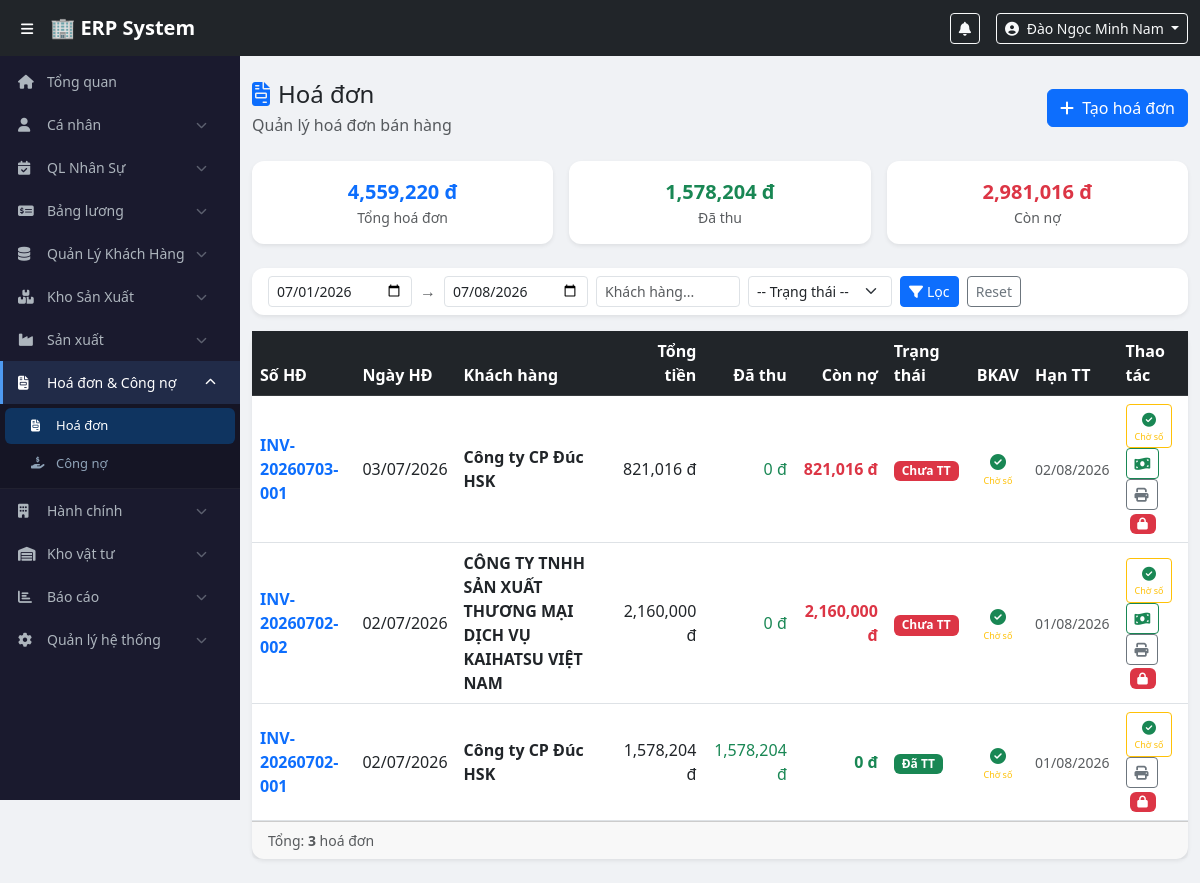
The page /modules/invoice/index.php (signed in) on the database its author committed.
### tables this page shows
CREATE TABLE `invoices` (
  `id` int(11) NOT NULL,
  `invoice_no` varchar(30) NOT NULL,
  `invoice_date` date DEFAULT NULL,
  `due_date` date DEFAULT NULL,
  `customer_id` int(11) NOT NULL,
  `total_amount` decimal(15,0) NOT NULL DEFAULT 0,
  `subtotal` decimal(15,0) NOT NULL DEFAULT 0,
  `vat_rate` decimal(5,2) NOT NULL DEFAULT 0.00,
  `vat_amount` decimal(15,0) NOT NULL DEFAULT 0,
  `note` text DEFAULT NULL,
  `delivery_id` int(11) DEFAULT NULL,
  `status` enum('draft','unpaid','partial','paid','cancelled') DEFAULT 'unpaid',
  `created_by` int(11) DEFAULT NULL,
  `confirmed_by` int(11) DEFAULT NULL,
  `confirmed_at` timestamp NULL DEFAULT NULL,
  `created_at` timestamp NOT NULL DEFAULT current_timestamp(),
  `updated_at` timestamp NOT NULL DEFAULT current_timestamp() ON UPDATE current_timestamp(),
  `bkav_invoice_no` varchar(50) DEFAULT NULL COMMENT 'Số hoá đơn do BKAV cấp',
  `bkav_status` varchar(20) DEFAULT NULL COMMENT 'issued | error | null',
  `bkav_issued_at` datetime DEFAULT NULL COMMENT 'Thời điểm xuất thành công',
  `bkav_raw_response` text DEFAULT NULL COMMENT 'Raw response từ BKAV (debug)',
  `is_locked` tinyint(1) NOT NULL DEFAULT 0 COMMENT '1 = đã khoá, chỉ director sửa được',
  `locked_bkav_no` varchar(50) DEFAULT NULL COMMENT 'Số HĐ BKAV nhập khi khoá',
  `locked_bkav_date` date DEFAULT NULL COMMENT 'Ngày HĐ BKAV nhập khi khoá',
  `locked_at` datetime DEFAULT NULL,
  `locked_by` int(11) DEFAULT NULL
);

CREATE TABLE `customers` (
  `id` int(11) NOT NULL,
  `customer_code` varchar(30) DEFAULT NULL,
  `customer_name` varchar(200) NOT NULL,
  `address` text DEFAULT NULL,
  `tax_code` varchar(20) DEFAULT NULL COMMENT 'Mã số thuế',
  `vat_rate` tinyint(4) NOT NULL DEFAULT 8 COMMENT 'VAT mặc định (%)',
  `contact_person` varchar(100) DEFAULT NULL,
  `phone` varchar(20) DEFAULT NULL,
  `email` varchar(100) DEFAULT NULL,
  `is_active` tinyint(1) DEFAULT 1,
  `created_by` int(11) DEFAULT NULL,
  `created_at` timestamp NOT NULL DEFAULT current_timestamp(),
  `updated_at` timestamp NOT NULL DEFAULT current_timestamp() ON UPDATE current_timestamp()
);

### modules/invoice/index.php (the view, shortened to what this page needs)
<?php
$pdo  = getDBConnection();
$filterFrom   = $_GET['from']   ?? date('Y-m-01');
$filterTo     = $_GET['to']     ?? date('Y-m-d');
$filterCust   = trim($_GET['cust']   ?? '');
$filterStatus = $_GET['status'] ?? '';
$where  = [];
$params = [];
if ($filterStatus !== 'draft') {
    $where[]  = 'i.invoice_date BETWEEN ? AND ?';
    $params[] = $filterFrom;
    $params[] = $filterTo;
}
$invoices = $pdo->prepare("
    SELECT i.*,
           i.bkav_invoice_no,
           i.bkav_status,
           i.is_locked, i.locked_bkav_no, i.locked_bkav_date,
           c.customer_name, c.customer_code,
           u.full_name AS created_by_name,
           COALESCE(SUM(p.amount),0) AS paid_amount
    FROM invoices i
    LEFT JOIN customers c  ON i.customer_id  = c.id
    LEFT JOIN users u      ON i.created_by   = u.id
    LEFT JOIN payments p   ON p.invoice_id   = i.id
    WHERE " . implode(' AND ', $where) . "
    GROUP BY i.id
    ORDER BY i.invoice_date DESC, i.id DESC
");
$invoices->execute($params);
$invoices = $invoices->fetchAll(PDO::FETCH_ASSOC);
$totalAmount = array_sum(array_column($invoices, 'total_amount'));
$totalPaid   = array_sum(array_column($invoices, 'paid_amount'));
$totalDebt   = $totalAmount - $totalPaid;
include $_SERVER['DOCUMENT_ROOT'] . '/erp/includes/header.php';
include $_SERVER['DOCUMENT_ROOT'] . '/erp/includes/sidebar.php';
?>
<div class="main-content">
<div class="container-fluid py-4">
    <div class="d-flex justify-content-between align-items-center mb-4">
        <div>
            <h4 class="mb-1"><i class="fas fa-file-invoice me-2 text-primary"></i>Hoá đơn
            </h4>
            <p class="text-muted mb-0">Quản lý hoá đơn bán hàng</p>
        </div>
        <button class="btn btn-primary" data-bs-toggle="modal" data-bs-target="#modalInvoice">
            <i class="fas fa-plus me-1"></i> Tạo hoá đơn
        </button>
    </div>
    <div class="row g-3 mb-4">
        <div class="col-md-4">
            <div class="card border-0 shadow-sm text-center py-3">
                <div class="fs-5 fw-bold text-primary"><?= number_format($totalAmount) ?> đ</div>
                <div class="text-muted small">Tổng hoá đơn</div>
            </div>
        </div>
        <div class="col-md-4">
            <div class="card border-0 shadow-sm text-center py-3">
                <div class="fs-5 fw-bold text-success"><?= number_format($totalPaid) ?> đ</div>
                <div class="text-muted small">Đã thu</div>
            </div>
        </div>
        <div class="col-md-4">
            <div class="card border-0 shadow-sm text-center py-3">
                <div class="fs-5 fw-bold text-danger"><?= number_format($totalDebt) ?> đ</div>
                <div class="text-muted small">Còn nợ</div>
            </div>
        </div>
    </div>
    <div class="card border-0 shadow-sm mb-3">
        <div class="card-body py-2">
            <form class="row g-2 align-items-center" method="GET">
                <div class="col-auto">
                    <input type="date" name="from" class="form-control form-control-sm" value="<?= $filterFrom ?>">
                </div>
                <div class="col-auto"><span class="text-muted">→</span></div>
                <div class="col-auto">
                    <input type="date" name="to" class="form-control form-control-sm" value="<?= $filterTo ?>">
                </div>
                <div class="col-md-2">
                    <input type="text" name="cust" class="form-control form-control-sm"
                           placeholder="Khách hàng..." value="<?= htmlspecialchars($filterCust) ?>">
                </div>
                <div class="col-md-2">
                    <select name="status" class="form-select form-select-sm">
                        <option value="">-- Trạng thái --</option>
                    </select>
                </div>
                <div class="col-auto">
                    <button type="submit" class="btn btn-sm btn-primary">
                        <i class="fas fa-filter me-1"></i>Lọc
                    </button>
                    <a href="?" class="btn btn-sm btn-outline-secondary ms-1">Reset</a>
                </div>
            </form>
        </div>
    </div>
    <div class="card border-0 shadow-sm">
        <div class="card-body p-0">
            <div class="table-responsive">
                <table class="table table-hover align-middle mb-0">
                    <thead class="table-dark">
                        <tr>
                            <th>Số HĐ</th>
                            <th>Ngày HĐ</th>
                            <th>Khách hàng</th>
                            <th class="text-end">Tổng tiền</th>
                            <th class="text-end">Đã thu</th>
                            <th class="text-end">Còn nợ</th>
                            <th>Trạng thái</th>
                            <th class="text-center">BKAV</th>
                            <th>Hạn TT</th>
                            <th>Thao tác</th>
                        </tr>
                    </thead>
                    <tbody>
                    <?php if (empty($invoices)): ?>
                        <tr><td colspan="10" class="text-center text-muted py-4">Chưa có hoá đơn nào</td></tr>
                    <?php else: ?>
                        <?php foreach ($invoices as $inv):
                            $debt    = $inv['total_amount'] - $inv['paid_amount'];
                            $overdue = $inv['due_date'] && $inv['status'] !== 'paid' && $inv['status'] !== 'draft' && $inv['due_date'] < date('Y-m-d');
                        ?>
                        <tr class="<?= $overdue ? 'table-danger' : '' ?>"
                            style="cursor:pointer"
                            onclick="window.location='invoice_detail.php?id=<?= (int)$inv['id'] ?>'">
                            <td class="fw-semibold text-primary">
                                <?= htmlspecialchars($inv['invoice_no']) ?>
                            </td>
                            <td><?= $inv['invoice_date'] ? date('d/m/Y', strtotime($inv['invoice_date'])) : '<span class="text-muted">—</span>' ?></td>
                            <td class="fw-semibold"><?= htmlspecialchars($inv['customer_name'] ?? '—') ?></td>
                            <td class="text-end"><?= number_format($inv['total_amount']) ?> đ</td>
                            <td class="text-end text-success"><?= number_format($inv['paid_amount']) ?> đ</td>
                            <td class="text-end fw-bold <?= $debt > 0 ? 'text-danger' : 'text-success' ?>">
                                <?= number_format($debt) ?> đ
                            </td>
                            <td>
                                <?php
                                $st = [
                                    'draft'     => ['secondary', 'Chờ xuất'],
                                    'unpaid'    => ['danger',    'Chưa TT'],
                                    'partial'   => ['warning',   '1 phần'],
                                    'paid'      => ['success',   'Đã TT'],
                                    'cancelled' => ['secondary', 'Huỷ'],
                                ];
                                $s = $st[$inv['status']] ?? ['secondary','?'];
                                echo "<span class='badge bg-{$s[0]}'>{$s[1]}</span>";
                                ?>
                            </td>
                            <td class="text-center">
                                <?php
                                $bkavIssued = !empty($inv['bkav_invoice_no']) || ($inv['bkav_status'] ?? '') === 'issued';
                                if ($bkavIssued): ?>
                                    <i class="fas fa-check-circle text-success"></i>
                                    <?php if (!empty($inv['bkav_invoice_no'])): ?>
                                    <small class="d-block text-success" style="font-size:9px;"><?= htmlspecialchars($inv['bkav_invoice_no']) ?></small>
                                    <?php else: ?>
                                    <small class="d-block text-warning" style="font-size:9px;">Chờ số</small>
                                    <?php endif; ?>
                                <?php else: ?>
                                    <i class="fas fa-file-invoice-dollar text-muted"></i>
                                    <small class="d-block text-muted" style="font-size:9px;">Chưa xuất</small>
                                <?php endif; ?>
                            </td>
                            <td class="<?= $overdue ? 'text-danger fw-bold' : 'text-muted' ?> small">
                                <?= $inv['due_date'] ? date('d/m/Y', strtotime($inv['due_date'])) : '—' ?>
                            </td>
                            <td>
                                <button class="btn btn-sm btn-outline-warning btn-vat"
                                        data-id="<?= $inv['id'] ?>"
                                        data-no="<?= htmlspecialchars($inv['invoice_no']) ?>"
                                        data-bkav="<?= htmlspecialchars($inv['bkav_invoice_no'] ?? '') ?>"
                                        title="Xuất hoá đơn VAT BKAV"
                                        onclick="event.stopPropagation()">
                                    <?php if ($bkavIssued): ?>
                                        <i class="fas fa-check-circle text-success"></i>
                                        <?php if (!empty($inv['bkav_invoice_no'])): ?>
                                        <small class="d-block text-success" style="font-size:9px;"><?= htmlspecialchars($inv['bkav_invoice_no']) ?></small>
                                        <?php else: ?>
                                        <small class="d-block text-warning" style="font-size:9px;">Chờ số</small>
                                        <?php endif; ?>
                                    <?php else: ?>
                                        <i class="fas fa-file-invoice-dollar text-muted"></i>
                                        <small class="d-block text-muted" style="font-size:9px;">Chưa xuất</small>
                                    <?php endif; ?>
                                </button>
                                <?php if ($inv['status'] !== 'paid' && $inv['status'] !== 'cancelled' && $inv['status'] !== 'draft'): ?>
                                <button class="btn btn-sm btn-outline-success btn-pay"
                                        data-id="<?= $inv['id'] ?>"
                                        data-no="<?= htmlspecialchars($inv['invoice_no']) ?>"
                                        data-debt="<?= $debt ?>"
                                        title="Ghi thu tiền"
                                        onclick="event.stopPropagation()">
                                    <i class="fas fa-money-bill-wave"></i>
                                </button>
                                <?php endif; ?>
                                <a href="/erp/api/invoice/print_invoice.php?id=<?= $inv['id'] ?>"
                                   target="_blank" class="btn btn-sm btn-outline-secondary"
                                   title="In hoá đơn"
                                   onclick="event.stopPropagation()">
                                    <i class="fas fa-print"></i>
                                </a>
                                <?php if (empty($inv['is_locked'])): ?>
                                <button class="btn btn-sm btn-outline-warning btn-lock"
                                        data-id="<?= $inv['id'] ?>"
                                        data-no="<?= htmlspecialchars($inv['invoice_no']) ?>"
                                        data-bkav="<?= htmlspecialchars($inv['bkav_invoice_no'] ?? '') ?>"
                                        title="Khoá hoá đơn (nhập số HĐ BKAV)"
                                        onclick="event.stopPropagation()">
                                    <i class="fas fa-lock-open"></i>
                                </button>
                                <?php else: ?>
                                <span class="badge bg-danger ms-1"
                                      title="Đã khoá — Số BKAV: <?= htmlspecialchars($inv['locked_bkav_no'] ?? '') ?> | Ngày: <?= $inv['locked_bkav_date'] ? date('d/m/Y', strtotime($inv['locked_bkav_date'])) : '' ?>"
                                      style="cursor:help;">
                                    <i class="fas fa-lock"></i>
                                </span>
                                <?php endif; ?>
                            </td>
                        </tr>
                        <?php endforeach; ?>
                    <?php endif; ?>
                    </tbody>
                </table>
            </div>
        </div>
        <div class="card-footer text-muted small">
            Tổng: <strong><?= count($invoices) ?></strong> hoá đơn
        </div>
    </div>
</div>
</div>
<?php include $_SERVER['DOCUMENT_ROOT'] . '/erp/includes/footer.php'; ?>

### assets/css/style.css (style rules this page uses)
body { padding-top: 56px; background: #f0f2f5; font-family: 'Segoe UI', sans-serif; }
.main-content { margin-left: 240px; transition: margin-left 0.3s; min-height: calc(100vh - 56px); }
.card { border-radius: 12px !important; }

### rows shown on the page
invoices: invoice_no "INV-20260703-001", invoice_date "03/07/2026", customer.customer_name "Công ty CP Đúc HSK", total_amount "821,016", paid_amount "0", debt "821,016", status "Chưa TT", bkav_invoice_no "0" (drawn), due_date "02/08/2026"
invoices: invoice_no "INV-20260702-002", invoice_date "02/07/2026", customer.customer_name "CÔNG TY TNHH SẢN XUẤT THƯƠNG MẠI DỊCH VỤ KAIHATSU VIỆT NAM", total_amount "2,160,000", paid_amount "0", debt "2,160,000", status "Chưa TT", bkav_invoice_no "0" (drawn), due_date "01/08/2026"
invoices: invoice_no "INV-20260702-001", invoice_date "02/07/2026", customer.customer_name "Công ty CP Đúc HSK", total_amount "1,578,204", paid_amount "1,578,204", debt "0", status "Đã TT", bkav_invoice_no "0" (drawn), due_date "01/08/2026"

### other values the page prints
$user['full_name'] "Đào Ngọc Minh Nam"
$totalAmount "4,559,220"
$totalPaid "1,578,204"
$totalDebt "2,981,016"
count($invoices) "3"
